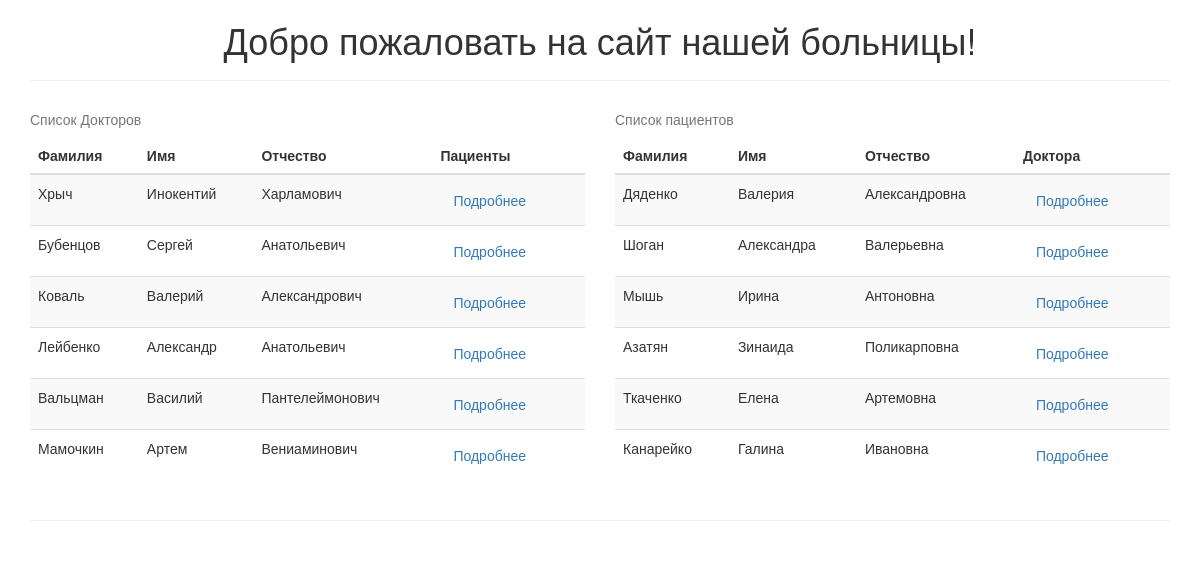
The page / on the database its author committed.
### tables this page shows
CREATE TABLE IF NOT EXISTS `doctors` (
  `id` int(255) NOT NULL,
  `doc_position` varchar(50) NOT NULL,
  `first_name` varchar(50) NOT NULL,
  `last_name` varchar(50) NOT NULL,
  `patronymic` varchar(50) NOT NULL
);

CREATE TABLE IF NOT EXISTS `patients` (
  `id` int(255) NOT NULL,
  `first_name` varchar(50) NOT NULL,
  `last_name` varchar(50) NOT NULL,
  `patronymic` varchar(50) NOT NULL,
  `birthday` date NOT NULL
);

### config/routes.php (called while the page is built)
<?php
	return array(
		 'doctor/([0-9]+)'         => 'doctor/view/$1',
		 'doctor/update/([0-9]+)'  => 'doctor/update/$1',
		 'patient/([0-9]+)'        => 'patient/view/$1',
		 'patient/update/([0-9]+)' => 'patient/update/$1',
		 ''                        => 'index/view',
	);

### controllers/indexController.php (called while the page is built, shortened)
<?php
	include_once ROOT . '/models/index.php';
	class indexController
	{
		public function actionView()
		{
			$doctorsList = Index::getAllDoctors();
			$patientsList = Index::getAllPatients();
			require_once(ROOT . '/views/index.php');
			return true;
		}
	}

### index.php (called while the page is built, shortened)
<?php
	require_once(ROOT . '/components/router.php');
	$router = new Router();
	$router->run();

### models/index.php (called while the page is built)
<?php
	class Index
	{
		public static function getAllDoctors()
		{
			$db = Db::getConnection();
			$doctorsList = array();
			$sql = 'SELECT * FROM doctors';
			$result = $db->query($sql);
			$i = 0;
			while ($row = $result->fetch()) {
				$doctorsList[$i]['id'] = $row['id'];
				$doctorsList[$i]['doc_position'] = $row['doc_position'];
				$doctorsList[$i]['first_name'] = $row['first_name'];
				$doctorsList[$i]['last_name'] = $row['last_name'];
				$doctorsList[$i]['patronymic'] = $row['patronymic'];
				$i++;
			}
			return $doctorsList;
		}
		public static function getAllPatients()
		{
			$db = Db::getConnection();
			$patientsList = array();
			$sql = 'SELECT * FROM patients';
			$result = $db->query($sql);
			$i = 0;
			while ($row = $result->fetch()) {
				$patientsList[$i]['id'] = $row['id'];
				$patientsList[$i]['last_name'] = $row['last_name'];
				$patientsList[$i]['first_name'] = $row['first_name'];
				$patientsList[$i]['patronymic'] = $row['patronymic'];
				$i++;
			}
			return $patientsList;
		}
	}

### views/index.php (the view, shortened to what this page needs)
<!DOCTYPE html>
<head>
	<link rel="stylesheet" type="text/css" href="/template/css/bootstrap.min.css">
</head>
<body>
<?php include_once ROOT . '/views/header.php'?>
<section class="content">
	<div class="container">
		<div class="row">
			<div class="col-md-6">
				<table class="table table-striped table-hover" id='sort_1'>
					<caption>Список Докторов</caption>
					<thead>
					<tr>
						<th>Фамилия</th>
						<th>Имя</th>
						<th>Отчество</th>
						<th>Пациенты</th>
					</tr>
					</thead>
					<tbody>
					<?php foreach ($doctorsList as $doctorItem) : ?>
						<tr>
							<td><?php echo $doctorItem['last_name']; ?></td>
							<td><?php echo $doctorItem['first_name']; ?></td>
							<td><?php echo $doctorItem['patronymic']; ?></td>
							<td><a class="btn" href="/doctor/<?= $doctorItem['id']; ?>">Подробнее</td>
						</tr>
					<?php endforeach; ?>
					</tbody>
				</table>
			</div>
			<div class="col-md-6">
				<table class="table table-striped table-hover" id='sort_2'>
					<caption>Список пациентов</caption>
					<thead>
					<tr>
						<th>Фамилия</th>
						<th>Имя</th>
						<th>Отчество</th>
						<th>Доктора</th>
					</tr>
					</thead>
					<tbody>
					<?php foreach ($patientsList as $patientItem) : ?>
						<tr>
							<td><?php echo $patientItem['last_name']; ?></td>
							<td><?php echo $patientItem['first_name']; ?></td>
							<td><?php echo $patientItem['patronymic']; ?></td>
							<td><a class="btn" href="/patient/<?= $patientItem['id']; ?>" >Подробнее</a></td>
						</tr>
					<?php endforeach; ?>
					</tbody>
				</table>
			</div>
		</div>
		<hr>
	</div>
</section>
</body>
</html>

### components/router.php (shortened to what this page needs)
<?php
	class Router
	{
		private $routes = [];
		public function __construct()
		{
			$routesPath = ROOT . '/config/routes.php';
			$this->routes = include($routesPath);
		}
		private function getURI()
		{
			if (!empty($_SERVER["REQUEST_URI"])) {
				return trim($_SERVER["REQUEST_URI"], "/");
			}
		}
		public function run()
		{
			$uri = $this->getURI();
			foreach ($this->routes as $uriPattern => $path) {
				if (preg_match("~$uriPattern~", $uri)) {
					$internationalRoute = preg_replace("~$uriPattern~", $path, $uri);
					$segments = explode("/", $internationalRoute);
					$controllerName = array_shift($segments) . 'Controller';
					$actionName = "action" . ucfirst(array_shift($segments));
					$parameters = $segments;
					$controllerObject = new $controllerName;
					$result = call_user_func_array(array($controllerObject, $actionName), $parameters);
					if ($result != NULL) {
						break;
					} else echo '404';
				}
			}
		}
	}

### views/header.php
<header>
	<div class="container">
		<div class="row">
			<div class="col-md-12">
				<h1 class="text-center">Добро пожаловать на сайт нашей больницы!</h1>
				<hr>
			</div>
		</div>
	</div>
</header>

### rows shown on the page
doctors: last_name "Хрыч", first_name "Инокентий", patronymic "Харламович"
doctors: last_name "Бубенцов", first_name "Сергей", patronymic "Анатольевич"
doctors: last_name "Коваль", first_name "Валерий", patronymic "Александрович"
doctors: last_name "Лейбенко", first_name "Александр", patronymic "Анатольевич"
doctors: last_name "Вальцман", first_name "Василий", patronymic "Пантелеймонович"
doctors: last_name "Мамочкин", first_name "Артем", patronymic "Вениаминович"
patients: last_name "Дяденко", first_name "Валерия", patronymic "Александровна"
patients: last_name "Шоган", first_name "Александра", patronymic "Валерьевна"
patients: last_name "Мышь", first_name "Ирина", patronymic "Антоновна"
patients: last_name "Азатян", first_name "Зинаида", patronymic "Поликарповна"
patients: last_name "Ткаченко", first_name "Елена", patronymic "Артемовна"
patients: last_name "Канарейко", first_name "Галина", patronymic "Ивановна"
